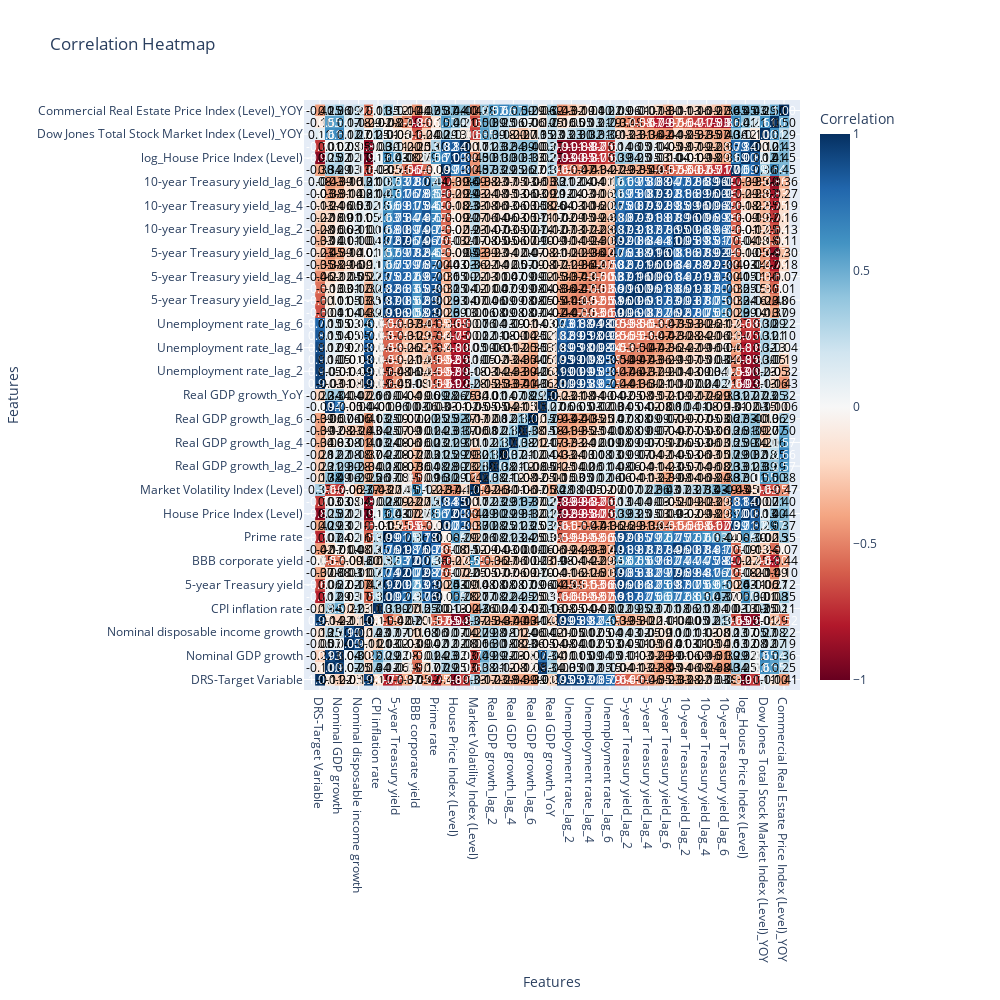

Notebook code for this chart:
### Code cell
import pandas as pd
import plotly.graph_objects as go
import plotly.io as pio

# Step 1: Load the dataset
df = df_training

# Step 2: Exclude text-type columns from correlation analysis
numeric_columns = df.select_dtypes(include=['float64', 'int64']).columns
numeric_df = df[numeric_columns]

# Step 3: Calculate the correlation matrix
correlation_matrix = numeric_df.corr()

# Step 4: Create the correlation heatmap using Plotly
fig = go.Figure(data=go.Heatmap(
    z=correlation_matrix.values,
    x=correlation_matrix.columns,
    y=correlation_matrix.columns,
    colorscale='RdBu',
    zmin=-1,
    zmax=1,
    colorbar=dict(title="Correlation")
))

# Add text annotations with correlation values
annotations = []
for i, row in enumerate(correlation_matrix.values):
    for j, value in enumerate(row):
        annotations.append(
            dict(
                x=correlation_matrix.columns[j],
                y=correlation_matrix.columns[i],
                text=f"{value:.2f}",
                showarrow=False,
                font=dict(color='black' if abs(value) < 0.5 else 'white')  # Adjust font color based on correlation strength
            )
        )

fig.update_layout(
    title='Correlation Heatmap',
    xaxis_title='Features',
    yaxis_title='Features',
    width=1000,
    height=1000,
    margin=dict(l=200, r=200, t=100, b=100),  # Adjust margins for spacing
    annotations=annotations
)

# Display the plot
pio.show(fig)
